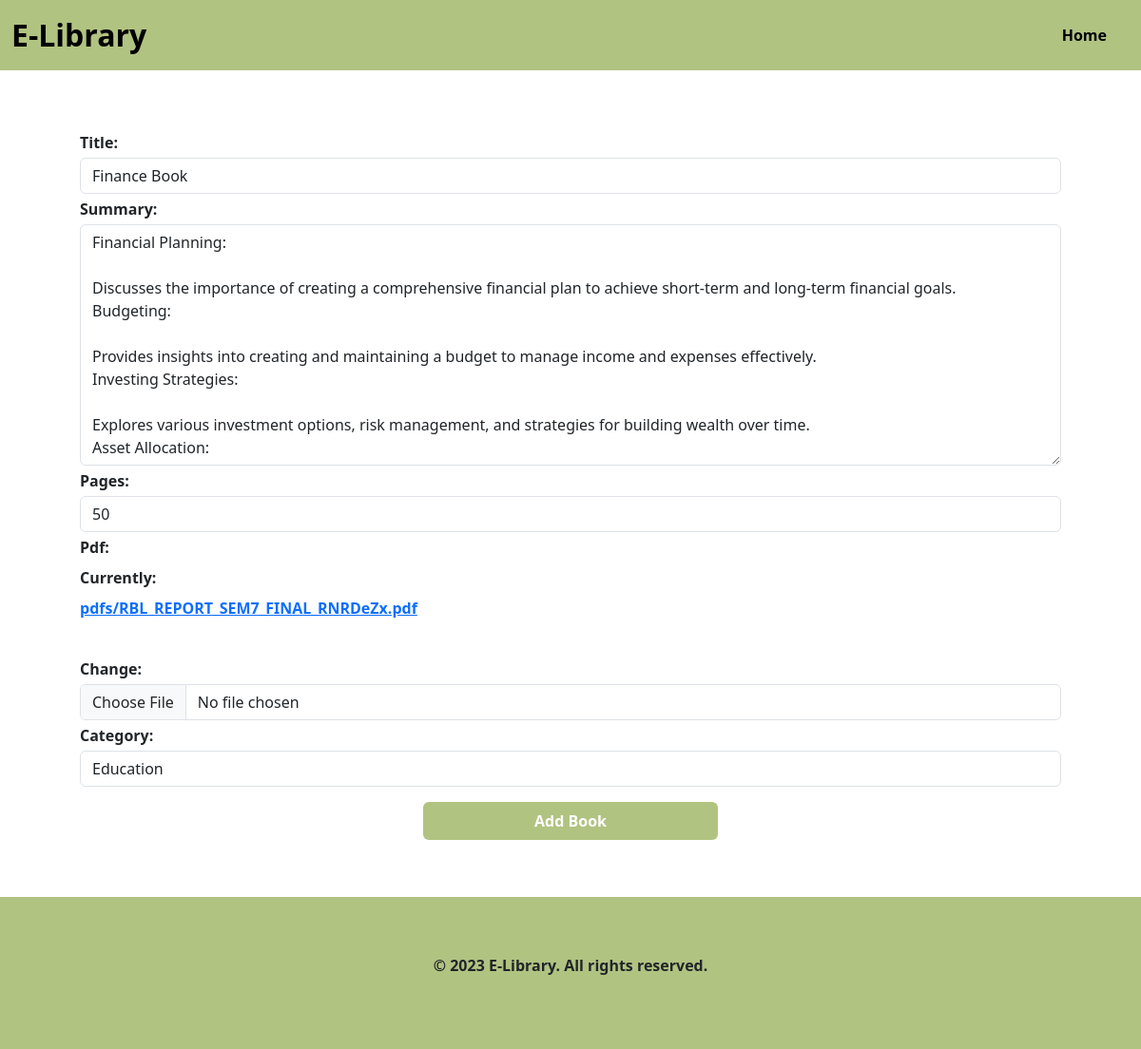
/editBook/26, run on the app's committed database.
### elibrary_app/models.py (models this page shows, shortened)
class EBooksModel(models.Model):
    title = models.CharField(max_length = 80)
    summary = models.TextField(max_length=2000)
    pages = models.CharField(max_length=80)
    pdf = models.FileField(upload_to='pdfs/')
    author = models.CharField(max_length=80)
    category = models.CharField(max_length=80)
    author_id = models.IntegerField(default=0)

### elibrary_app/views.py (the view)
# urls.py: path('editBook/<int:book_id>', views.editBook, name='editBook'),
def editBook(request,book_id):
    book = EBooksModel.objects.get(id=book_id)
    if request.method == 'POST':
        form = EBooksForm(request.POST, request.FILES,instance=book)
        if form.is_valid():
            form.save()
            print()
            print()
            print("Book updated successfully")
            print()
            print()
            return redirect('home')
        else:
            print(form.errors)
    else:
        form = EBooksForm(instance=book)
    return render(request, 'editBook.html', {'form': form,'book':book})

### elibrary_app/forms.py
class EBooksForm(forms.ModelForm):
    CATEGORY_CHOICES = [
        ('Education', 'Education'),
        ('Fiction', 'Fiction'),
        ('Science', 'Science'),
    ]
    category = forms.ChoiceField(choices=CATEGORY_CHOICES)
    class Meta:
        model = EBooksModel
        fields = ['title', 'summary', 'pages', 'pdf', 'category']
    def __init__(self, *args, **kwargs):
        super(EBooksForm, self).__init__(*args, **kwargs)
        self.fields['title'].widget.attrs.update({'class': 'form-control', 'placeholder': 'Enter title'})
        self.fields['summary'].widget.attrs.update({'class': 'form-control', 'placeholder': 'Enter summary'})
        self.fields['pages'].widget.attrs.update({'class': 'form-control', 'placeholder': 'Enter pages'})
        self.fields['pdf'].widget.attrs.update({'class': 'form-control', 'placeholder': 'Enter pdf'})
        self.fields['category'].widget.attrs.update({'class': 'form-control', 'placeholder': 'Select category'})
        for field_name, field in self.fields.items():
            field.required = True

### templates/editBook.html (shortened to what this page needs)
{% load static %}
<!doctype html>
<html lang="en">
  <head>
    <link href="https://cdn.jsdelivr.net/npm/bootstrap@5.3.2/dist/css/bootstrap.min.css" rel="stylesheet">
    <link rel="stylesheet" href="{% static 'css/style.css' %}"/>
    <link rel="stylesheet" href="{% static 'css/addBook.css' %}"/>
</head>
  <body>
    <section class="navbar--section">
      <nav class="navbar navbar-expand-lg ">
        <div class="container-fluid">
          <a class="navbar-brand" href="#">E-Library</a>
          <div class="collapse navbar-collapse justify-content-end" id="navbarNav">
            <ul class="navbar-nav">
              <li class="nav-item">
                <a class="active nav-link " aria-current="page" href="/">Home</a>
              </li>
            </ul>
          </div>
        </div>
      </nav>
    </section>
    <section class="add--section">
        <form method="post" action="{% url 'editBook' book.id %}" enctype="multipart/form-data">
            {{form}}
            <button type="submit" class="btn btn-primary mt-3">Add Book</button>
        </form>
    </section>
    <section class="footer--section">
      <div class="container-fluid text-center">
        <div class="footer--items row">
          <div class="footer--details col-lg-12">
            <p>© 2023 E-Library. All rights reserved.</p>
          </div>
        </div>
  </body>
</html>

### static/css/style.css (style rules this page uses)
.navbar { background-color: #B1C381; font-weight: 600; }
.nav-link { margin: 0 1rem; }
.navbar-brand { font-size: 2rem; }
.footer--section { padding: 5% 7%; background-color: #B1C381; font-weight: 600; }

### static/css/addBook.css (style rules this page uses)
.add--section { padding: 5% 7%; font-weight: 600; }
.add--section form { display: flex; flex-direction: column; line-height: 2rem; }
.btn { width: 30%; margin: 0 auto; padding: 0.5rem; background-color: #B1C381; color: #fff; border: none; font-weight: 600; }

### data on the page
EBooksModel: title "Finance Book", summary "Financial Planning: Discusses the importance of creating a comprehensive financial plan to achieve short-term and long-term financial goals. Budgeting: Provides insights into creating and maintaining a budget to manage income and expenses effectively. Investing Strategies: Explores various investment options, risk management, and strategies for building wealth over time. Asset Allocation:", pages "50", category "Education"
